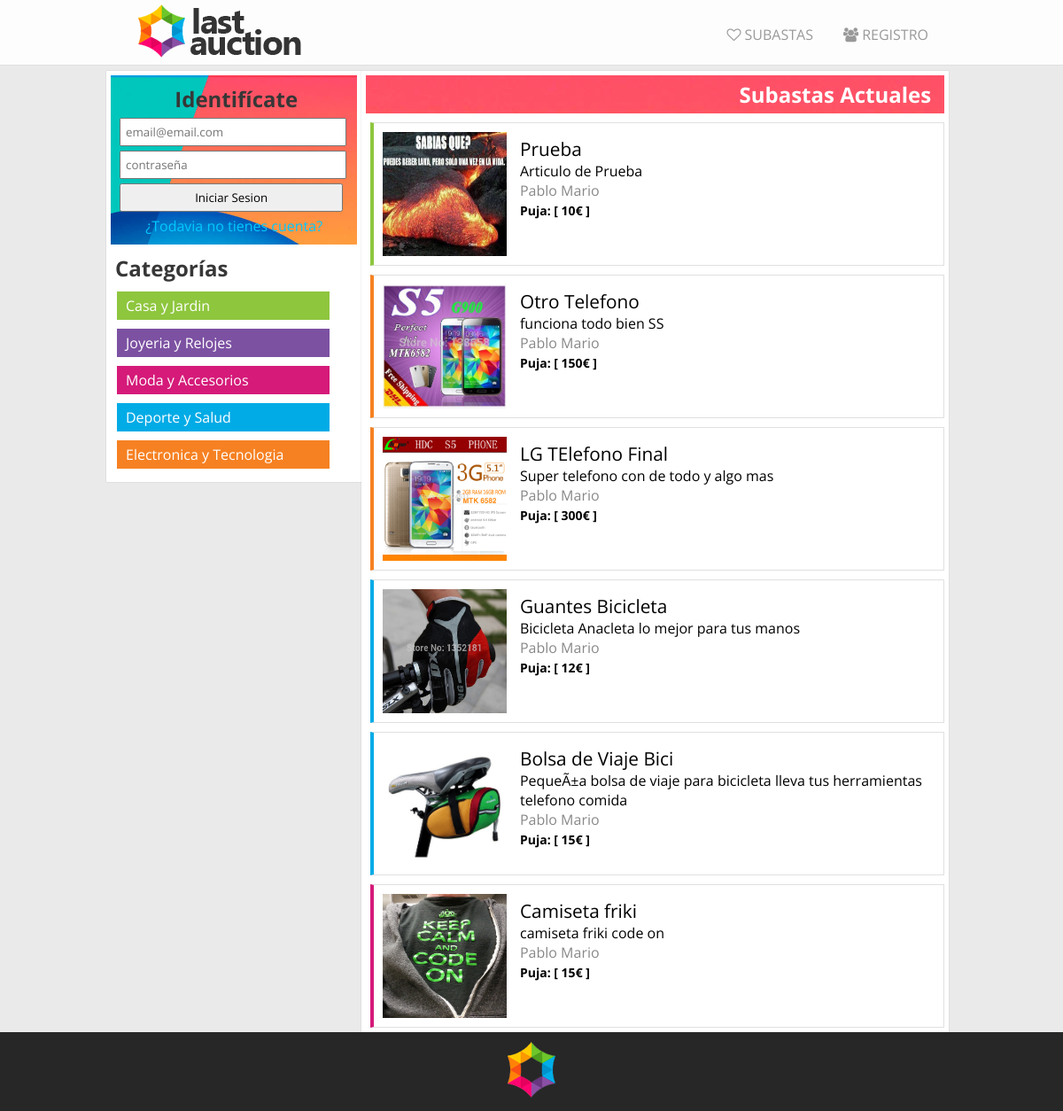
The app's page /subastas.php with its own data.
### tables this page shows
CREATE TABLE IF NOT EXISTS `imagenes` (
  `id` int(10) unsigned NOT NULL AUTO_INCREMENT,
  `producto` int(10) unsigned NOT NULL,
  `imagen` varchar(100) NOT NULL,
  PRIMARY KEY (`id`)
);

CREATE TABLE IF NOT EXISTS `productos` (
  `id` int(10) unsigned NOT NULL AUTO_INCREMENT,
  `titulo` varchar(45) NOT NULL,
  `descripcion` varchar(300) NOT NULL,
  `preciominimo` int(10) unsigned NOT NULL,
  `categoria` int(1) unsigned NOT NULL,
  `fechainicial` int(10) unsigned NOT NULL,
  `fechafin` int(10) unsigned NOT NULL,
  `estado` int(1) unsigned NOT NULL,
  `usuario` int(10) unsigned NOT NULL,
  PRIMARY KEY (`id`)
);

CREATE TABLE IF NOT EXISTS `usuarios` (
  `id` int(10) unsigned NOT NULL AUTO_INCREMENT,
  `email` varchar(60) NOT NULL,
  `nombre` varchar(45) NOT NULL,
  `direccion` varchar(100) NOT NULL,
  `contrasena` varchar(100) NOT NULL,
  PRIMARY KEY (`id`)
);

### php/funciones.php (the view, shortened to what this page needs)
<?php
	function menuNoLogeado(){
		echo '<a href="'.URL_LOCAL.'index.php"><img id="logotipo" src="img/logomini.png" alt="last auction"></a>';
		echo '<ul>';
			echo '<a href="'.URL_LOCAL.'subastas.php"><li><i class="fa fa-heart-o"></i> Subastas</li></a>';
			echo '<a href="'.URL_LOCAL.'registro.php"><li><i class="fa fa-users "></i> registro</li></a>';
		echo '</ul>';
	}
	function listarSubastas(){
		$conexion=conexion();
  		$now=strtotime(date("Y-m-d h:i"));
		$sql = 'select * from productos where estado > 0 and fechafin >'.$now.';';
		if($resultado = $conexion->query($sql)){
			while ($row = $resultado->fetch_array(MYSQLI_ASSOC)) {
				switch ($row['categoria']) {
					case 1:
						echo '<article class="casa">';
						break;
					case 3:
						echo '<article class="moda">';
						break;
					case 4:
						echo '<article class="deporte">';
						break;
					case 5:
						echo '<article class="electronica">';
						break;
				}
				$queryImagen = "select * from imagenes where producto = ".$row['id']." ";
				if($resultadoImagen = $conexion->query($queryImagen)){
					while($rowImagen = $resultadoImagen->fetch_array(MYSQLI_ASSOC)){
						$urlImagen = substr($rowImagen['imagen'], 1);
						echo '<a href="solo.php?p='.$row['id'].'"><img src='.$urlImagen.' /></a>';
					}
				}
				echo '<div class="datosProducto">';
				echo '<a href="solo.php?p='.$row['id'].'">'.$row['titulo'].'</a>';
				echo '<p>'.$row['descripcion'].'</p>';
				$queryUsuario = 'select nombre from usuarios where id='.$row['usuario'].';';
				if($resultadoUsuario =  $conexion->query($queryUsuario)){
					if($rowUsuario = $resultadoUsuario->fetch_array()){
						echo '<p class="vendedor">'.$rowUsuario[0].'</p>';
					}
				}
				$sqlPrecio = 'select MAX(puja) from pujas where producto ='.$row['id'].';';
				if($resultadoPrecio = $conexion->query($sqlPrecio)){
					if($rowPrecio = $resultadoPrecio->fetch_array()){
						if($rowPrecio[0]!=null){
							echo '<p><span>Puja: [ '.$rowPrecio[0].'€ ]</span></p>';
						}else{
							echo '<p><span>Puja: [ '.$row['preciominimo'].'€ ]</span></p>';
						}
					}
				}
				echo '</div>';
				echo '</article>';
			}
		}
	}
?>

### subastas.php (shortened to what this page needs)
<?php
	require_once('php/funciones.php');
?>
<!DOCTYPE html>
<html>
	<head>
		<link rel="stylesheet" type="text/css" href="css/estilo.css">
		<link rel="stylesheet" type="text/css" href="css/aside.css">
		<link rel="stylesheet" type="text/css" href="css/estiloProductos.css">
		<link href="//maxcdn.bootstrapcdn.com/font-awesome/4.2.0/css/font-awesome.min.css" rel="stylesheet">
	</head>
	<body>
		<nav>
			<div class="centrado">
				<?php
					if(isset($_SESSION['id_usuario'])) menuLogeado();
					else menuNoLogeado();
				?>
			</div>
		</nav>
		<header></header>
		<div class="centrado">
			<aside>
				<?php
					if(isset($_SESSION['id_usuario'])){
						cuadroPerfil($_SESSION['nombre']);
					}else{
						echo '<article class="perfil">';
						echo '<h2>Identifícate</h2>';
						echo '<form action="login.php" method="POST">';
							echo '<input type="text" name="email" id="email" placeholder="email@email.com" />';
							echo '<input type="password" name="password" id="password" placeholder="contraseña" />';
							echo '<input type="submit" name="enviar" value="Iniciar Sesion" />';
							echo '<a href="">¿Todavia no tienes cuenta?</a>';
						echo '</form>';
						echo '</article>';
					}
				?>
				<article>
					<h2>Categorías</h2>
					<a href=""><div class="menuVertical casa">Casa y Jardin</div></a><br>
					<a href=""><div class="menuVertical joyeria">Joyeria y Relojes</div></a><br>
					<a href=""><div class="menuVertical moda">Moda y Accesorios</div></a><br>
					<a href=""><div class="menuVertical deporte">Deporte y Salud</div></a><br>
					<a href=""><div class="menuVertical electronica">Electronica y Tecnologia</div></a><br>
				</article>
			</aside>
			<section>
				<h2>Subastas Actuales</h2>
				<?php
					if(isset($_SESSION['id_usuario'])){
						listarSubastasU( $_SESSION['id_usuario'] );
					}else{
						listarSubastas();
					}
				?>
			</section>
		</div>
		<footer>
			<a id="invertido" href="http://127.0.0.1/php/lastauction/"><img src="img/favicon.png" alt=""></a>
		</footer>
	</body>
</html>

### css/estilo.css (style rules this page uses)
* { margin: 0px; padding: 0px; font-family: 'Open Sans', sans-serif; transition: .3s; }
body { background: #EAEAEA; }
.centrado { margin: 0 auto; width: 960px; }
h1, h2 ,h3 ,h4 ,h5 ,h6 { color: #373737; }
nav { float: left; width: 100%; height: 70px; z-index: 9999; position: fixed; background: rgba(255,255,255,0.9); padding-top: 3px; box-shadow: 0px 0px 1px 0px rgba(50, 50, 50, 0.32); }
nav #logotipo { padding-left: 25px; }
nav ul { float: right; padding: 25px; }
nav ul li { list-style: none; display: inline; }
nav ul a { padding: 7px; color: #999; margin-left: 20px; text-decoration: none; text-transform: uppercase; }
header { float: left; width: 100%; min-height: 10px; height: 80px; }
aside { float: left; width: 29%; height: auto; padding: 5px; background: #fff; box-shadow: 0px 0px 1px 0px rgba(50, 50, 50, 0.32); }
section { float: left; width: 68%; min-height: 1000px; padding: 5px; background: #fff; box-shadow: 0px 0px 1px 0px rgba(50, 50, 50, 0.32); }
footer { float: left; width: 100%; background: #272727; text-align: center; }
footer img { margin: 0 auto; padding: 10px; }

### css/aside.css (style rules this page uses)
aside article { margin-bottom: 10px; }
aside article h2 { padding-left: 5px; }
aside article form { text-align: center; }
aside article form input { padding: 5px; margin: 5px; width: 90%; display: block; }
aside article form input[type="submit"] { width: 94%; }
aside article form a { text-decoration: none; color: #00c9ff; }
aside div.menuVertical { padding: 5px 10px 5px 10px; margin-top: 10px; margin-left: 7px; width: 220px; display: inline-block; transition: width 1s; }
aside a div { color: #fff; text-decoration: none; }
aside div.casa { background: #8ec63e; }
aside div.joyeria { background: #7c51a2; }
aside div.moda { background: #d51a79; }
aside div.deporte { background: #01abe6; }
aside div.electronica { background: #f68122; }
aside article.perfil { text-align: center; background: url(../img/yum.jpg) center no-repeat; background-size: cover; padding: 10px 5px 10px 5px; color: #fff; }

### css/estiloProductos.css (style rules this page uses)
section h2 { background: url('../img/larga.jpg') right center; padding: 5px 15px 5px 0px; text-align: right; color: #fff; }
section article { float: right; padding: 5px; margin-top: 10px; width: 97%; min-height: 150px; border-top:1px solid #E0E0E0; border-right:1px solid #E0E0E0; border-bottom:1px solid #E0E0E0; }
section article img { float: left; height: 140px; width: 140px; margin: 5px; }
section article .datosProducto { float: left; margin: 5px; padding: 5px; width: 460px; }
section article .datosProducto a { font-size: 1.3em; text-decoration: none; color: inherit; }
section article .datosProducto span { font-weight: bold; font-size: 14px; }
section article .datosProducto .vendedor { color: #888888; }
section article.casa { border-left: 4px solid #8ec63e; }
section article.moda { border-left: 4px solid #d51a79; }
section article.deporte { border-left: 4px solid #01abe6; }
section article.electronica { border-left: 4px solid #f68122; }

### records on screen
productos: titulo "Prueba", descripcion "Articulo de Prueba", usuarios.nombre "Pablo Mario", preciominimo "10"
imagenes: imagen (picture)
productos: titulo "Otro Telefono", descripcion "funciona todo bien SS", usuarios.nombre "Pablo Mario", preciominimo "150"
imagenes: imagen (picture)
productos: titulo "LG TElefono Final", descripcion "Super telefono con de todo y algo mas", usuarios.nombre "Pablo Mario", preciominimo "300"
imagenes: imagen (picture)
productos: titulo "Guantes Bicicleta", descripcion "Bicicleta Anacleta lo mejor para tus manos", usuarios.nombre "Pablo Mario", preciominimo "12"
imagenes: imagen (picture)
productos: titulo "Bolsa de Viaje Bici", descripcion "PequeÃ±a bolsa de viaje para bicicleta lleva tus herramientas telefono comida", usuarios.nombre "Pablo Mario", preciominimo "15"
imagenes: imagen (picture)
productos: titulo "Camiseta friki", descripcion "camiseta friki code on", usuarios.nombre "Pablo Mario", rowPrecio "15"
imagenes: imagen (picture)
